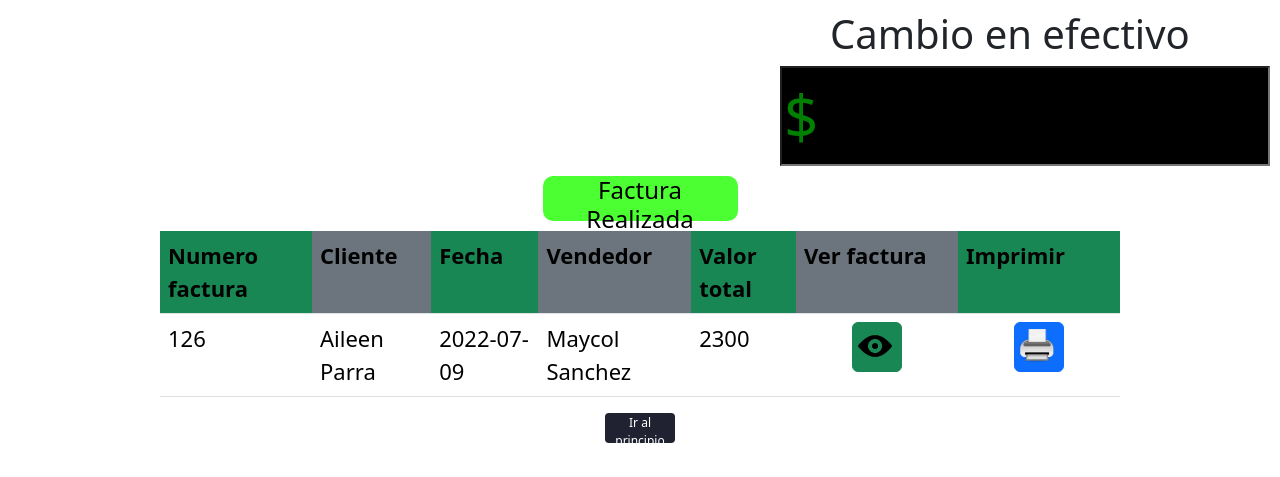
The page /vendedor/ventas/verventa.php on the database its author committed.
### tables this page shows
CREATE TABLE `facturas` (
  `n_factu` int(11) NOT NULL,
  `id_cliente` int(11) NOT NULL,
  `fecha_creacion` date NOT NULL DEFAULT current_timestamp(),
  `id_usu` int(11) NOT NULL,
  `valor_total` int(9) DEFAULT NULL,
  `id_esta` int(4) DEFAULT NULL
);

CREATE TABLE `clientes` (
  `id_cliente` int(11) NOT NULL,
  `nombre` char(70) DEFAULT NULL,
  `apellido` char(70) DEFAULT NULL,
  `tel` bigint(10) DEFAULT NULL,
  `direccion` char(80) DEFAULT NULL
);

CREATE TABLE `usuarios` (
  `id_usu` int(11) NOT NULL,
  `id_tip_usu` int(3) DEFAULT NULL,
  `usuario` char(60) DEFAULT NULL,
  `nombre_usuario` char(70) DEFAULT NULL,
  `apellido_usuario` char(70) DEFAULT NULL,
  `correo` char(80) DEFAULT NULL,
  `clave` char(255) DEFAULT NULL
);

### vendedor/ventas/verventa.php (the view, shortened to what this page needs)
<?php
    include_once("../../conection/conexion.php");
    $sentencia1="SELECT MAX(n_factu) as last_id FROM facturas ";
    $resultado=$bd->prepare($sentencia1);
    $resultado->execute(array());
	$registro=$resultado->fetch(PDO::FETCH_ASSOC);
	$id=$registro['last_id'];
	$sql="SELECT * FROM facturas,clientes,usuarios WHERE n_factu=:ce and facturas.id_cliente=clientes.id_cliente and facturas.id_usu=usuarios.id_usu ";
	$det=$bd->prepare($sql);
	$det->execute(array(":ce"=>$id));
?>
<!DOCTYPE html>
<html lang="en">
<head>
    <link href="https://cdn.jsdelivr.net/npm/bootstrap@5.2.0-beta1/dist/css/bootstrap.min.css" rel="stylesheet">
    <link rel="stylesheet" href="../../css/verven.css">
</head>
<body>
    <div id="efec">
        <h1 id="et">Cambio en efectivo</h1>
        <input id="valor" type="text" value="$<?php echo $dolar?>" readonly>
    </div>
    <form method="post">
	<center>
		<div id="real">
        <h4	id="h4">Factura Realizada</h4>
		</div>
		</center>
            <center>
            <table  class="table">
                    <tr>
                        <th class="bg-success" scope="col">Numero factura</th>
                        <th class="bg-secondary" scope="col">Cliente</th>
                        <th class="bg-success" scope="col">Fecha</th>
                        <th class="bg-secondary" scope="col">Vendedor</th>
                        <th class="bg-success" scope="col">Valor total</th>
                        <th class="bg-secondary" scope="col">Ver factura</th>
                        <th class="bg-success" scope="col">Imprimir</th>
                    </tr>
                    <?php
                        foreach ($det as $move) {
                    ?>
                    <tr>
                        <td><?php echo $move->n_factu;?></td>
                        <td><?php echo $move->nombre?> <?php echo $move->apellido?></td>
                        <td><?php echo $move->fecha_creacion?></td>
                        <td><?php echo $move->nombre_usuario?> <?php echo $move->apellido_usuario?></td>
                        <td><?php echo $move->valor_total?></td>
                        <td><a title="ver factura" id="q1" class="btn btn-success mx-5" href="ver.php?id=<?php echo $move->n_factu?>  &cedula=<?php echo $move->id_usu?> &tot=<?php echo $move->valor_total ?> "><img class="mi" src="../../img/vision2.png" alt=""></a></td>
                        <td><a id="q2" type='button' class="btn btn-primary mx-5" onclick='window.print();'> <img src="../../img/impre5.png" class="mi" alt="Impresora"></a></td>
                    </tr>
                    <?php
                        }
                    ?>
            </table>
			<a href="../index.php"><button class="button" type="button"><span class="text">Ir al principio</span> <i class="ri-check-line icon"></i></button></a>
    </form>
</body>
</html>

### css/verven.css (style rules this page uses)
.mi { margin-left: -9px; margin-top: -2px; width: 38px; height: 38px; padding: 2px; }
#q1 { width: 50px; height: 50px; margin-left: 12px; }
#q2 { width: 50px; height: 50px; margin-left: 12px; }
.button { position: relative; width: 70px; height: 30px; font-size: 12px; background-color: #202231; color: #fff; border: none; border-radius: 4px; cursor:pointer; transition: width .5s; border-radius: .5s; }
.button * { position: relative; transform: translate(-50%,-50%); transition: opacity .25s; }
#real { color: #000; font-size: 22px; margin-top: 10px; border-radius: 10px; width: 195px; height: 45px; background-color: #4CFF33; }
.table { font-size: 22px; color: #000; margin-top: 10px; width: 75%; }
#valor { width: 490px; font-size: 60px; height: 100px; margin-left: 780px; background-color: #000; color: green; }
#et { margin-left: 830px; margin-top: 10px; }

### rows shown on the page
facturas: n_factu "126", id_cliente.nombre "Aileen", id_cliente.apellido "Parra", fecha_creacion "2022-07-09", id_usu.nombre_usuario "Maycol", id_usu.apellido_usuario "Sanchez", valor_total "2300"
